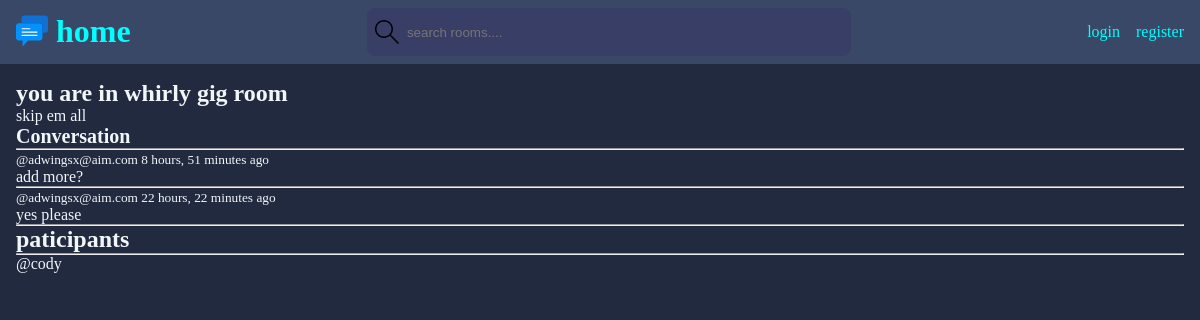
/room/3f6a2e2edca44ad6a86745c79d14c034/, run on the app's committed database.
### base/models.py (models this page shows, shortened)
class Room(models.Model):
    id = models.UUIDField(primary_key=True, default=uuid.uuid4, editable=False)
    topic = models.ForeignKey(Topic, on_delete=models.SET_NULL, null=True)
    host = models.ForeignKey(User, on_delete=models.SET_NULL, null=True)
    name = models.CharField(max_length=200)
    description = models.TextField(null=True, blank=True)
    participants = models.ManyToManyField(User, related_name='participants', blank=True)
    updated = models.DateTimeField(auto_now=True)
    created = models.DateTimeField(auto_now_add=True)
    class Meta:
        ordering = ["-updated", "-created"]

class Message(models.Model):
    user = models.ForeignKey(User, on_delete=models.CASCADE)
    room = models.ForeignKey(Room, on_delete=models.CASCADE)  # or models.SET_NULL
    body = models.TextField(null=False, blank=False)
    updated = models.DateTimeField(auto_now=True)
    created = models.DateTimeField(auto_now_add=True)
    class Meta:
        ordering = ["-updated", "-created"]

class User(AbstractUser):
    first_name = models.CharField(max_length=200, null=True)
    last_name = models.CharField(max_length=200, null=True)
    email = models.EmailField(unique=True, null=True)
    bio = models.TextField(null=True)
    avatar = models.ImageField(null=True, default="avatar.svg")
    USERNAME_FIELD = 'email'
    REQUIRED_FIELDS = []

### base/views.py (the view)
# urls.py: path("room/<str:pk>/", views.room_view, name="room"),
def room_view(request, pk):
    room = Room.objects.get(id=pk)
    room_messages = room.message_set.all().order_by('-created')
    participants = room.participants.all().order_by('username')
    print(participants)
    if request.method == "POST":
        message = Message.objects.create(
            body=request.POST.get('body'), user=request.user, room=room
        )
        room.participants.add(request.user)
        return redirect('room', pk=room.id)
    if request.method == "DELETE":
        return redirect('room', pk=room.id)
    context = {
        'room': room,
        "room_messages": room_messages,
        'participants': participants,
    }
    return render(request, 'base/room.html', context)

### base/templates/base/room.html (shortened to what this page needs)
{% extends "main.html" %}
{% block content %}
<div class="room-container">
	<div class="message-container">
		<h2>you are in {{ room.name }} room</h2>
		<p>{{ room.description }}</p>
		<h3>Conversation</h3>
		<hr />
		{% for message in room_messages%}
		<div>
			<small>@{{message.user}} {{message.created|timesince}} ago</small>
			<p>{{message.body}}</p>
		</div>
		<hr />
		{% endfor %}
	</div>
	<div class="participants">
		<h2>paticipants</h2>
		<hr />
		{%for user in participants%}
		<div><p class="participants-user">@{{user.username}}</p></div>
		{%endfor%}
	</div>
</div>
{% endblock content %}

### static/styles/index.css (style rules this page uses)
:root { --primary: #212a3e; --secondary: #394867; --tertiary: #393e67; --textprimary: #f1f6f9; --textsecondaty: #9ba4b5; --danger: rgb(255, 33, 0); --pbutton: aqua; --maxwidth: 1440px; }
h2 { font-size: 1.5rem; }
h3 { font-size: 1.25rem; }
* { margin: 0; padding: 0; }
body { background-color: var(--primary); color: var(--textprimary); width: 100%; }

### data on the page
Room: name "whirly gig", description "skip em all"
Message: user "adwingsx@aim.com", created "8 hours, 51 minutes", body "add more?"
Message: user "adwingsx@aim.com", created "22 hours, 22 minutes", body "yes please"
User: username "cody"
